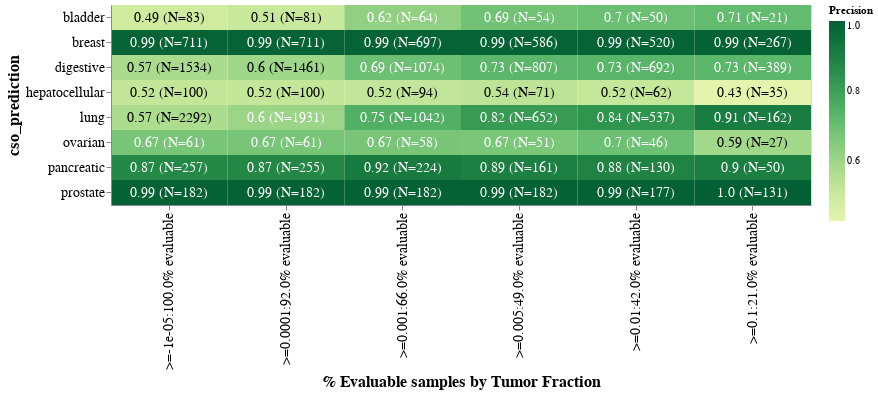

This figure's notebook cell:
### Code cell
alt.Chart(cumulative_precision).mark_rect().encode(
    y=alt.Y(
        "cso_prediction:N",
        axis=alt.Axis(
            labelFontSize=14, titleFontSize=16
        )
    ),
    x=alt.X(
        "Evaluable Samples:N", title="% Evaluable samples by Tumor Fraction",
        axis=alt.Axis(
            labelFontSize=14, titleFontSize=16
        ),
        sort = [-0.00001,0.0001,0.001,0.005, 0.01,0.1,1.4]
    ),
    color=alt.Color("Precision:Q",title="Precision",scale=alt.Scale(scheme="yellowgreen"))
).properties(
    width=n_quantile*100, height=200
)+ alt.Chart(cumulative_precision).mark_text(size=14).encode(
    y=alt.Y(
        "cso_prediction:N",
        axis=alt.Axis(
            labelFontSize=14, titleFontSize=16
        )
    ),
    x=alt.X(
        "Evaluable Samples:N", title="% Evaluable samples by Tumor Fraction",
        axis=alt.Axis(
            labelFontSize=14, titleFontSize=16
        ),
        sort = [-0.00001,0.0001,0.001,0.005, 0.01,0.1,1.4]
    ),
    text = "Precision_N",
    color=alt.condition(
        alt.datum.Precision<=0.6,
        alt.value("black"),
        alt.value("white")
    )
).properties(
    width=n_quantile*100, height=200
)

### Figure 1 — Vega-Lite specification as saved in the notebook (floating-point values rounded to 4 significant figures)
{"config": {"view": {"continuousWidth": 400, "continuousHeight": 300}}, "layer": [{"mark": "rect", "encoding": {"color": {"type": "quantitative", "field": "Precision", "scale": {"scheme": "yellowgreen"}, "title": "Precision"}, "x": {"type": "nominal", "axis": {"labelFontSize": 14, "titleFontSize": 16}, "field": "Evaluable Samples", "sort": [-1e-05, 0.0001, 0.001, 0.005, 0.01, 0.1, 1.4], "title": "% Evaluable samples by Tumor Fraction"}, "y": {"type": "nominal", "axis": {"labelFontSize": 14, "titleFontSize": 16}, "field": "cso_prediction"}}, "height": 200, "width": 700}, {"mark": {"type": "text", "size": 14}, "encoding": {"color": {"condition": {"value": "black", "test": "(datum.Precision <= 0.6)"}, "value": "white"}, "text": {"type": "nominal", "field": "Precision_N"}, "x": {"type": "nominal", "axis": {"labelFontSize": 14, "titleFontSize": 16}, "field": "Evaluable Samples", "sort": [-1e-05, 0.0001, 0.001, 0.005, 0.01, 0.1, 1.4], "title": "% Evaluable samples by Tumor Fraction"}, "y": {"type": "nominal", "axis": {"labelFontSize": 14, "titleFontSize": 16}, "field": "cso_prediction"}}, "height": 200, "width": 700}], "data": {"name": "data-dfc5a0d272286d39fae1758343b369b0"}, "$schema": "https://vega.github.io/schema/vega-lite/v4.8.1.json", "datasets": {"data-dfc5a0d272286d39fae1758343b369b0": [{"Evaluable Samples": ">=-1e-05:100.0% evaluable", "cso_prediction": "bladder", "sample_n": 83, "Precision": 0.494, "Precision_N": "0.49\n(N=83)"}, {"Evaluable Samples": ">=-1e-05:100.0% evaluable", "cso_prediction": "breast", "sample_n": 711, "Precision": 0.9902, "Precision_N": "0.99\n(N=711)"}, {"Evaluable Samples": ">=-1e-05:100.0% evaluable", "cso_prediction": "digestive", "sample_n": 1534, "Precision": 0.5743, "Precision_N": "0.57\n(N=1534)"}, {"Evaluable Samples": ">=-1e-05:100.0% evaluable", "cso_prediction": "hepatocellular", "sample_n": 100, "Precision": 0.52, "Precision_N": "0.52\n(N=100)"}, {"Evaluable Samples": ">=-1e-05:100.0% evaluable", "cso_prediction": "lung", "sample_n": 2292, "Precision": 0.5698, "Precision_N": "0.57\n(N=2292)"}, {"Evaluable Samples": ">=-1e-05:100.0% evaluable", "cso_prediction": "ovarian", "sample_n": 61, "Precision": 0.6721, "Precision_N": "0.67\n(N=61)"}, {"Evaluable Samples": ">=-1e-05:100.0% evaluable", "cso_prediction": "pancreatic", "sample_n": 257, "Precision": 0.8716, "Precision_N": "0.87\n(N=257)"}, {"Evaluable Samples": ">=-1e-05:100.0% evaluable", "cso_prediction": "prostate", "sample_n": 182, "Precision": 0.9945, "Precision_N": "0.99\n(N=182)"}, {"Evaluable Samples": ">=0.0001:92.0% evaluable", "cso_prediction": "bladder", "sample_n": 81, "Precision": 0.5062, "Precision_N": "0.51\n(N=81)"}, {"Evaluable Samples": ">=0.0001:92.0% evaluable", "cso_prediction": "breast", "sample_n": 711, "Precision": 0.9902, "Precision_N": "0.99\n(N=711)"}, {"Evaluable Samples": ">=0.0001:92.0% evaluable", "cso_prediction": "digestive", "sample_n": 1461, "Precision": 0.5975, "Precision_N": "0.6\n(N=1461)"}, {"Evaluable Samples": ">=0.0001:92.0% evaluable", "cso_prediction": "hepatocellular", "sample_n": 100, "Precision": 0.52, "Precision_N": "0.52\n(N=100)"}, {"Evaluable Samples": ">=0.0001:92.0% evaluable", "cso_prediction": "lung", "sample_n": 1931, "Precision": 0.6044, "Precision_N": "0.6\n(N=1931)"}, {"Evaluable Samples": ">=0.0001:92.0% evaluable", "cso_prediction": "ovarian", "sample_n": 61, "Precision": 0.6721, "Precision_N": "0.67\n(N=61)"}, {"Evaluable Samples": ">=0.0001:92.0% evaluable", "cso_prediction": "pancreatic", "sample_n": 255, "Precision": 0.8745, "Precision_N": "0.87\n(N=255)"}, {"Evaluable Samples": ">=0.0001:92.0% evaluable", "cso_prediction": "prostate", "sample_n": 182, "Precision": 0.9945, "Precision_N": "0.99\n(N=182)"}, {"Evaluable Samples": ">=0.001:66.0% evaluable", "cso_prediction": "bladder", "sample_n": 64, "Precision": 0.625, "Precision_N": "0.62\n(N=64)"}, {"Evaluable Samples": ">=0.001:66.0% evaluable", "cso_prediction": "breast", "sample_n": 697, "Precision": 0.99, "Precision_N": "0.99\n(N=697)"}, {"Evaluable Samples": ">=0.001:66.0% evaluable", "cso_prediction": "digestive", "sample_n": 1074, "Precision": 0.6927, "Precision_N": "0.69\n(N=1074)"}, {"Evaluable Samples": ">=0.001:66.0% evaluable", "cso_prediction": "hepatocellular", "sample_n": 94, "Precision": 0.5213, "Precision_N": "0.52\n(N=94)"}, {"Evaluable Samples": ">=0.001:66.0% evaluable", "cso_prediction": "lung", "sample_n": 1042, "Precision": 0.7505, "Precision_N": "0.75\n(N=1042)"}, {"Evaluable Samples": ">=0.001:66.0% evaluable", "cso_prediction": "ovarian", "sample_n": 58, "Precision": 0.6724, "Precision_N": "0.67\n(N=58)"}, {"Evaluable Samples": ">=0.001:66.0% evaluable", "cso_prediction": "pancreatic", "sample_n": 224, "Precision": 0.9152, "Precision_N": "0.92\n(N=224)"}, {"Evaluable Samples": ">=0.001:66.0% evaluable", "cso_prediction": "prostate", "sample_n": 182, "Precision": 0.9945, "Precision_N": "0.99\n(N=182)"}, {"Evaluable Samples": ">=0.005:49.0% evaluable", "cso_prediction": "bladder", "sample_n": 54, "Precision": 0.6852, "Precision_N": "0.69\n(N=54)"}, {"Evaluable Samples": ">=0.005:49.0% evaluable", "cso_prediction": "breast", "sample_n": 586, "Precision": 0.9881, "Precision_N": "0.99\n(N=586)"}, {"Evaluable Samples": ">=0.005:49.0% evaluable", "cso_prediction": "digestive", "sample_n": 807, "Precision": 0.7261, "Precision_N": "0.73\n(N=807)"}, {"Evaluable Samples": ">=0.005:49.0% evaluable", "cso_prediction": "hepatocellular", "sample_n": 71, "Precision": 0.5352, "Precision_N": "0.54\n(N=71)"}, {"Evaluable Samples": ">=0.005:49.0% evaluable", "cso_prediction": "lung", "sample_n": 652, "Precision": 0.816, "Precision_N": "0.82\n(N=652)"}, {"Evaluable Samples": ">=0.005:49.0% evaluable", "cso_prediction": "ovarian", "sample_n": 51, "Precision": 0.6667, "Precision_N": "0.67\n(N=51)"}, {"Evaluable Samples": ">=0.005:49.0% evaluable", "cso_prediction": "pancreatic", "sample_n": 161, "Precision": 0.8944, "Precision_N": "0.89\n(N=161)"}, {"Evaluable Samples": ">=0.005:49.0% evaluable", "cso_prediction": "prostate", "sample_n": 182, "Precision": 0.9945, "Precision_N": "0.99\n(N=182)"}, {"Evaluable Samples": ">=0.01:42.0% evaluable", "cso_prediction": "bladder", "sample_n": 50, "Precision": 0.7, "Precision_N": "0.7\n(N=50)"}, {"Evaluable Samples": ">=0.01:42.0% evaluable", "cso_prediction": "breast", "sample_n": 520, "Precision": 0.9904, "Precision_N": "0.99\n(N=520)"}, {"Evaluable Samples": ">=0.01:42.0% evaluable", "cso_prediction": "digestive", "sample_n": 692, "Precision": 0.7327, "Precision_N": "0.73\n(N=692)"}, {"Evaluable Samples": ">=0.01:42.0% evaluable", "cso_prediction": "hepatocellular", "sample_n": 62, "Precision": 0.5161, "Precision_N": "0.52\n(N=62)"}, {"Evaluable Samples": ">=0.01:42.0% evaluable", "cso_prediction": "lung", "sample_n": 537, "Precision": 0.838, "Precision_N": "0.84\n(N=537)"}, {"Evaluable Samples": ">=0.01:42.0% evaluable", "cso_prediction": "ovarian", "sample_n": 46, "Precision": 0.6957, "Precision_N": "0.7\n(N=46)"}, {"Evaluable Samples": ">=0.01:42.0% evaluable", "cso_prediction": "pancreatic", "sample_n": 130, "Precision": 0.8846, "Precision_N": "0.88\n(N=130)"}, {"Evaluable Samples": ">=0.01:42.0% evaluable", "cso_prediction": "prostate", "sample_n": 177, "Precision": 0.9944, "Precision_N": "0.99\n(N=177)"}, {"Evaluable Samples": ">=0.1:21.0% evaluable", "cso_prediction": "bladder", "sample_n": 21, "Precision": 0.7143, "Precision_N": "0.71\n(N=21)"}, {"Evaluable Samples": ">=0.1:21.0% evaluable", "cso_prediction": "breast", "sample_n": 267, "Precision": 0.9925, "Precision_N": "0.99\n(N=267)"}, {"Evaluable Samples": ">=0.1:21.0% evaluable", "cso_prediction": "digestive", "sample_n": 389, "Precision": 0.7275, "Precision_N": "0.73\n(N=389)"}, {"Evaluable Samples": ">=0.1:21.0% evaluable", "cso_prediction": "hepatocellular", "sample_n": 35, "Precision": 0.4286, "Precision_N": "0.43\n(N=35)"}, {"Evaluable Samples": ">=0.1:21.0% evaluable", "cso_prediction": "lung", "sample_n": 162, "Precision": 0.9074, "Precision_N": "0.91\n(N=162)"}, {"Evaluable Samples": ">=0.1:21.0% evaluable", "cso_prediction": "ovarian", "sample_n": 27, "Precision": 0.5926, "Precision_N": "0.59\n(N=27)"}, {"Evaluable Samples": ">=0.1:21.0% evaluable", "cso_prediction": "pancreatic", "sample_n": 50, "Precision": 0.9, "Precision_N": "0.9\n(N=50)"}, {"Evaluable Samples": ">=0.1:21.0% evaluable", "cso_prediction": "prostate", "sample_n": 131, "Precision": 1.0, "Precision_N": "1.0\n(N=131)"}]}}
